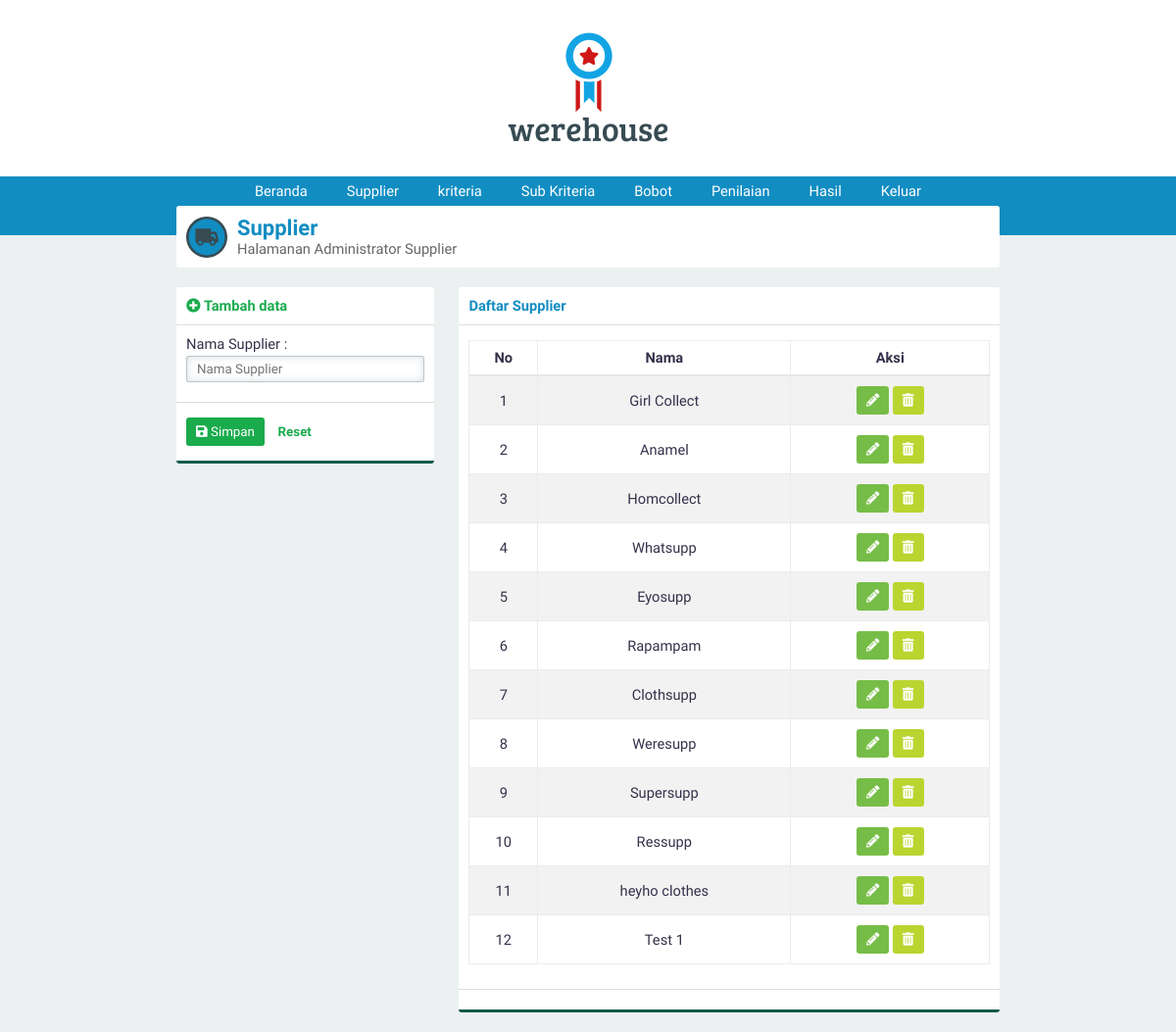
The app's page /?page=supplier (signed in) with its own data.
### tables this page shows
CREATE TABLE `supplier` (
  `id_supplier` int(3) NOT NULL,
  `namaSupplier` varchar(30) NOT NULL
);

### page/supplier.php (the view)
<div class="panel">
    <div class="panel-middle" id="judul">
        <img src="asset/image/supplier.svg">
        <div id="judul-text">
            <h2 class="text-blue">Supplier</h2>
            Halamanan Administrator Supplier
        </div>
    </div>
</div>
<div class="row">
    <div class="col-4">
        <div class="panel">
            <?php
            if (@htmlspecialchars($_GET['aksi'])=='ubah'){
                include 'ubahsupplier.php';
            }else{
                include 'tambahsupplier.php';
            }
            ?>
        </div>
    </div>
    <div class="col-8">
        <div class="panel">
            <div class="panel-top">
                <b class="text-blue">Daftar Supplier</b>
            </div>
            <div class="panel-middle">
                <div class="table-responsive">
                    <table>
                        <thead><tr><th>No</th><th>Nama</th><th>Aksi</th></tr></thead>
                        <tbody>
                        <?php
                        $query="SELECT * FROM supplier";
                        $execute=$konek->query($query);
                        if ($execute->num_rows > 0){
                            $no=1;
                            while($data=$execute->fetch_array(MYSQLI_ASSOC)){
                                echo"
                                <tr id='data'>
                                    <td>$no</td>
                                    <td>$data[namaSupplier]</td>
                                    <td>
                                    <div class='norebuttom'>
                                    <a class=\"btn btn-light-green\" href='./?page=supplier&aksi=ubah&id=".$data['id_supplier']."'><i class='fa fa-pencil-alt'></i></a>
                                    <a class=\"btn btn-yellow\" data-a=".$data['namaSupplier']." id='hapus' href='./proses/proseshapus.php/?op=supplier&id=".$data['id_supplier']."'><i class='fa fa-trash-alt'></i></a>
                                    </div></td>
                                </tr>";
                                $no++;
                            }
                        }else{
                            echo "<tr><td  class='text-center text-blue' colspan='3'>Kosong</td></tr>";
                        }
                        ?>
                        </tbody>
                    </table>
                </div>
            </div>
            <div class="panel-bottom"></div>
        </div>
    </div>
</div>

### index.php (shortened to what this page needs)
<?php
if (empty($_SESSION['user']) AND empty($_SESSION['pass'])){
    include 'login.php';
}else{
    include 'admin.php';
}

### admin.php (shortened to what this page needs)
<!DOCTYPE html>
<html>
<head>
	<link rel="stylesheet" type="text/css" href="asset/css/style.css">
    <link rel="stylesheet" type="text/css" href="asset/plugin/font-icon/css/fontawesome-all.min.css">
</head>
<body>
<header>
    <img src="asset/image/logo_werehouse.png" id="logo-header">
</header>
<nav>
    <?php include "nav.php"; ?>
</nav>
<main>
    <div id="main-body">
        <?php include "page.php"; ?>
    </div>
</main>
</body>
</html>

### nav.php (shortened to what this page needs)
<ul class="nav">
    <li><a href="./?page=beranda">Beranda</a></li>
    <li><a href="./?page=supplier">Supplier</a></li>
    <li><a href="./?page=kriteria">kriteria</a></li>
    <li><a href="./?page=subkriteria">Sub Kriteria</a></li>
    <li><a href="./?page=bobot">Bobot</a></li>
    <li><a href="./?page=penilaian">Penilaian</a></li>
    <li><a href="./?page=hasil">Hasil</a></li>
    <li><a href="./logout.php" id="out">Keluar</a></li>
</ul>

### page.php (shortened to what this page needs)
<?php
$page=htmlspecialchars(@$_GET['page']);
switch ($page){
    case 'supplier':
        include 'page/supplier.php';
        break;
}

### page/tambahsupplier.php (shortened to what this page needs)
<div class="panel-top">
    <b class="text-green"><i class="fa fa-plus-circle text-green"></i> Tambah data</b>
</div>
<form id="form" method="POST" action="./proses/prosestambah.php">
    <div class="panel-middle">
        <div class="group-input">
            <label for="supplier" >Nama Supplier :</label>
            <input type="text" class="form-custom" required autocomplete="off" placeholder="Nama Supplier" id="supplier" name="supplier">
        </div>
    </div>
    <div class="panel-bottom">
        <button type="submit" id="buttonsimpan" class="btn btn-green"><i class="fa fa-save"></i> Simpan</button>
        <button type="reset" id="buttonreset" class="btn btn-second">Reset</button>
    </div>
</form>

### asset/css/style.css (style rules this page uses)
* { padding: 0; margin: 0; font-family: 'Work Sans', sans-serif; color: #36304A; font-weight: 500; letter-spacing: normal; }
a { text-decoration: none; }
h2 { font-size: 1.5em; }
b, h1, h2, h3, h4, h5 { padding: 0; font-weight: 600 !important; margin: 0.83em 0em; }
.text-blue { color: #128dc2 !important; }
.text-green { color: #1aab4c !important; }
input, select { border: none; width: 100%; }
.form-custom { padding: 5px 10px; border: solid 1px #BDC3C7; -webkit-border-radius: 2px; -moz-border-radius: 2px; border-radius: 2px; box-sizing: border-box; box-shadow: inset 0 0 8px #d9dfe3; margin: 3px 0 10px 0; }
.btn { border: none; -webkit-padding: 7px 10px; -o-padding: 7px 10px; -moz-padding: 7px 10px; padding: 7px 10px; border-radius: 3px; margin: 5px 0px; display: inline-block; cursor: pointer; font-size: 10pt !important; }
.btn i { color: white !important; }
.btn-green { background-color: #1aab4c; color: white !important; }
.btn-light-green { background-color: #76bd47; color: white !important; }
.btn-yellow { background-color: #bad530; color: white !important; }
.btn-second { background-color: transparent; color: #1aab4c; font-weight: 600; }
.row { margin-top: 10px; display: flex; }
div[class^="col-"] { margin-left: 3%; }
div[class^="col-"]:first-child { margin-left: 0%; }
.col-4 { width: 31.3333333333%; }
.col-8 { width: 65.6666666667%; }
.table-responsive { overflow-y: hidden; }
table { width: 100%; text-align: center; border-collapse: collapse; margin: 5px 0px 15px 0px; }
table tr th { padding: 8px 0px; border: solid 1px #e9ecef; border-bottom: solid 2px #e4e7ea; font-weight: bold; }
table td { border: solid 1px #e9ecef; padding: 5px; }
table tr#data:nth-child(odd) { background-color: #f2f2f2; }
.panel { background-color: white; border-radius: 3px; -webkit-box-sizing: border-box; -moz-box-sizing: border-box; -o-box-sizing: border-box; box-sizing: border-box; margin-bottom: 20px; overflow: hidden; }
.panel-top { padding: 10px; box-sizing: padding-box; border-bottom: solid 1px #dddddd; }
.panel-middle { padding: 10px; box-sizing: padding-box; }
.panel-bottom { padding: 10px; border-bottom: solid 3px #135a4c; border-top: solid 1px #dddddd; }
header { padding: 15px 0px; background-color: white; width: 100vw; text-align: center; }
nav { background-color: #128dc2; width: 100vw; }
ul.nav { width: 60vw; display: flex; justify-content: space-around; list-style: none; margin: 0 auto; padding: 0; }
ul.nav li a { font-size: 11pt; display: block; text-decoration: none; color: white; padding: 6px 18px; }
main { position: relative; display: flex; justify-content: center; }
main #main-body { width: 70vw; z-index: 1; top: 0; position: absolute; }
body { background-color: #ECF0F1; display: flex; width: 100vw; height: 100vh; align-items: center; flex-direction: column; overflow-x: hidden; font-size: 11pt; }
#judul { display: flex; align-items: center; }
#judul img { margin-right: 10px; }
#judul #judul-text { color: #666666; }
#judul #judul-text h2 { margin: 0 !important; }

### records on screen
supplier: namaSupplier "Girl Collect"
supplier: namaSupplier "Anamel"
supplier: namaSupplier "Homcollect"
supplier: namaSupplier "Whatsupp"
supplier: namaSupplier "Eyosupp"
supplier: namaSupplier "Rapampam"
supplier: namaSupplier "Clothsupp"
supplier: namaSupplier "Weresupp"
supplier: namaSupplier "Supersupp"
supplier: namaSupplier "Ressupp"
supplier: namaSupplier "heyho clothes"
supplier: namaSupplier "Test 1"
